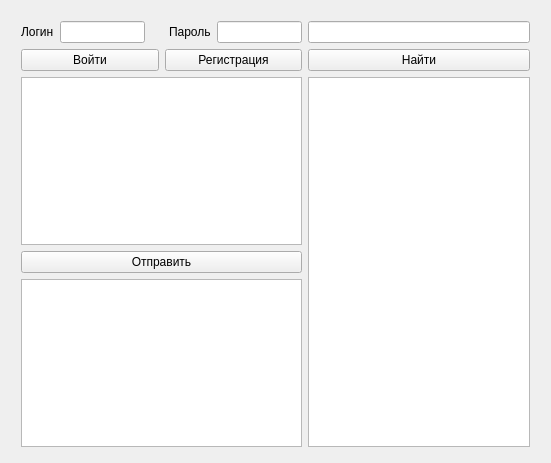
<?xml version="1.0" encoding="UTF-8"?>
<ui version="4.0">
 <class>Widget</class>
 <widget class="QWidget" name="Widget">
  <property name="geometry">
   <rect>
    <x>0</x>
    <y>0</y>
    <width>551</width>
    <height>463</height>
   </rect>
  </property>
  <property name="windowTitle">
   <string>Widget</string>
  </property>
  <widget class="QWidget" name="layoutWidget">
   <property name="geometry">
    <rect>
     <x>10</x>
     <y>10</y>
     <width>531</width>
     <height>448</height>
    </rect>
   </property>
   <layout class="QGridLayout" name="gridLayout">
    <item row="1" column="0">
     <widget class="QPushButton" name="pushButton_Connect">
      <property name="text">
       <string>Войти</string>
      </property>
     </widget>
    </item>
    <item row="1" column="2">
     <widget class="QPushButton" name="pushButton_find">
      <property name="text">
       <string>Найти</string>
      </property>
     </widget>
    </item>
    <item row="2" column="2" rowspan="3">
     <widget class="QListWidget" name="listWidget_users"/>
    </item>
    <item row="0" column="2">
     <widget class="QLineEdit" name="user_pm"/>
    </item>
    <item row="4" column="0" colspan="2">
     <widget class="QTextEdit" name="textEdit"/>
    </item>
    <item row="0" column="0" colspan="2">
     <layout class="QHBoxLayout" name="horizontalLayout_3">
      <item>
       <layout class="QHBoxLayout" name="horizontalLayout">
        <item>
         <widget class="QLabel" name="label_2">
          <property name="text">
           <string>Логин</string>
          </property>
         </widget>
        </item>
        <item>
         <widget class="QLineEdit" name="username"/>
        </item>
       </layout>
      </item>
      <item>
       <spacer name="horizontalSpacer">
        <property name="orientation">
         <enum>Qt::Horizontal</enum>
        </property>
        <property name="sizeHint" stdset="0">
         <size>
          <width>40</width>
          <height>20</height>
         </size>
        </property>
       </spacer>
      </item>
      <item>
       <layout class="QHBoxLayout" name="horizontalLayout_2">
        <item>
         <widget class="QLabel" name="label_3">
          <property name="text">
           <string>Пароль</string>
          </property>
         </widget>
        </item>
        <item>
         <widget class="QLineEdit" name="password">
          <property name="enabled">
           <bool>true</bool>
          </property>
          <property name="echoMode">
           <enum>QLineEdit::Password</enum>
          </property>
         </widget>
        </item>
       </layout>
      </item>
     </layout>
    </item>
    <item row="2" column="0" colspan="2">
     <widget class="QTextBrowser" name="textBrowser"/>
    </item>
    <item row="1" column="1">
     <widget class="QPushButton" name="pushButton_reg">
      <property name="text">
       <string>Регистрация</string>
      </property>
     </widget>
    </item>
    <item row="3" column="0" colspan="2">
     <widget class="QPushButton" name="pushButton_Send">
      <property name="text">
       <string>Отправить</string>
      </property>
     </widget>
    </item>
   </layout>
  </widget>
 </widget>
 <layoutdefault spacing="6" margin="11"/>
 <resources/>
 <connections/>
</ui>
